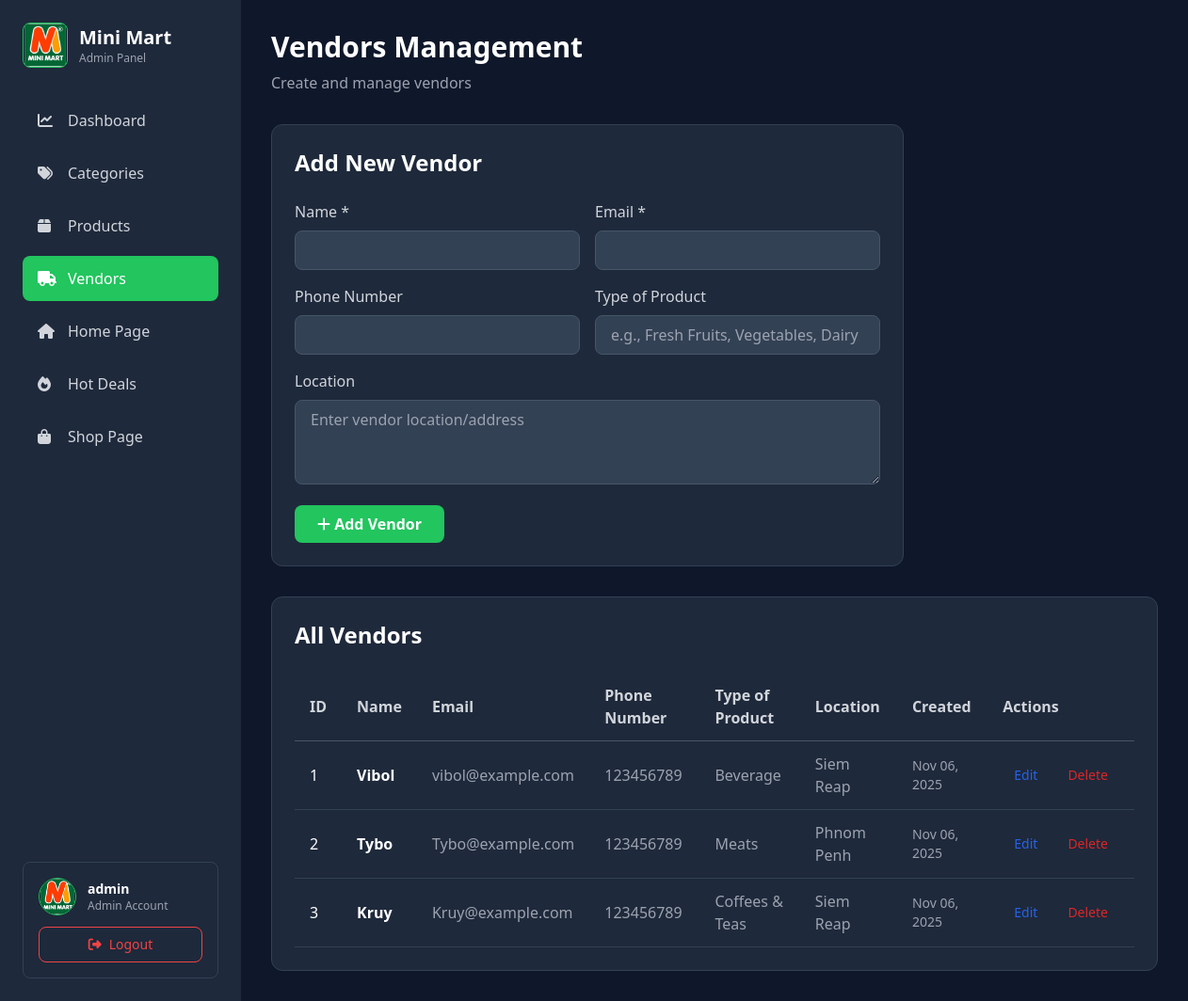
Screenshot of /admin-vendors.php (signed in) with the database file from the repository.
### tables this page shows
CREATE TABLE `vendors` (
  `id` int(11) NOT NULL,
  `name` varchar(255) NOT NULL,
  `email` varchar(255) NOT NULL,
  `phone_number` varchar(50) DEFAULT NULL,
  `type_of_product` varchar(255) DEFAULT NULL,
  `location` varchar(500) DEFAULT NULL,
  `created_at` timestamp NOT NULL DEFAULT current_timestamp(),
  `updated_at` timestamp NOT NULL DEFAULT current_timestamp() ON UPDATE current_timestamp()
);

### admin-vendors.php (the view, shortened to what this page needs)
<?php
include('config.php');
$createTable = "CREATE TABLE IF NOT EXISTS vendors (
    id INT AUTO_INCREMENT PRIMARY KEY,
    name VARCHAR(255) NOT NULL,
    email VARCHAR(255) NOT NULL,
    phone_number VARCHAR(50),
    type_of_product VARCHAR(255),
    location VARCHAR(500),
    created_at TIMESTAMP DEFAULT CURRENT_TIMESTAMP,
    updated_at TIMESTAMP DEFAULT CURRENT_TIMESTAMP ON UPDATE CURRENT_TIMESTAMP
)";
mysqli_query($conn, $createTable);
$edit_vendor = null;
$vendors = mysqli_query($conn, "SELECT * FROM vendors ORDER BY id ASC");
?>
<!DOCTYPE html>
<html lang="en">
<head>
    <script src="https://cdn.tailwindcss.com"></script>
    <link rel="stylesheet" href="https://cdnjs.cloudflare.com/ajax/libs/font-awesome/6.4.0/css/all.min.css">
</head>
<body class="min-h-screen text-white">
    <div class="flex">
        <aside class="sidebar w-64 min-h-screen fixed left-0 top-0 p-6">
            <div class="mb-8">
                <div class="flex items-center gap-3 mb-6">
                    <div class="w-12 h-12 rounded-lg overflow-hidden border border-green-500 bg-slate-900/60 flex items-center justify-center">
                        <img src="image/logo.webp" alt="Mini Mart Logo" class="w-full h-full object-contain">
                    </div>
                    <div>
                        <h1 class="text-xl font-bold text-white">Mini Mart</h1>
                        <p class="text-gray-400 text-xs">Admin Panel</p>
                    </div>
                </div>
            </div>
            <nav class="space-y-2">
                <a href="admin.php" class="flex items-center gap-3 px-4 py-3 rounded-lg text-gray-300 hover:text-white transition-colors">
                    <i class="fas fa-chart-line w-5"></i>
                    <span>Dashboard</span>
                </a>
                <a href="admin-categories.php" class="flex items-center gap-3 px-4 py-3 rounded-lg text-gray-300 hover:text-white transition-colors">
                    <i class="fas fa-tags w-5"></i>
                    <span>Categories</span>
                </a>
                <a href="admin-products.php" class="flex items-center gap-3 px-4 py-3 rounded-lg text-gray-300 hover:text-white transition-colors">
                    <i class="fas fa-box w-5"></i>
                    <span>Products</span>
                </a>
                <a href="admin-vendors.php" class="flex items-center gap-3 px-4 py-3 rounded-lg bg-green-500 text-white">
                    <i class="fas fa-truck w-5"></i>
                    <span>Vendors</span>
                </a>
                <a href="admin-home.php" class="flex items-center gap-3 px-4 py-3 rounded-lg text-gray-300 hover:text-white transition-colors">
                    <i class="fas fa-home w-5"></i>
                    <span>Home Page</span>
                </a>
                <a href="admin-hot-deals.php" class="flex items-center gap-3 px-4 py-3 rounded-lg text-gray-300 hover:text-white transition-colors">
                    <i class="fas fa-fire w-5"></i>
                    <span>Hot Deals</span>
                </a>
                <a href="admin-shop.php" class="flex items-center gap-3 px-4 py-3 rounded-lg text-gray-300 hover:text-white transition-colors">
                    <i class="fas fa-shopping-bag w-5"></i>
                    <span>Shop Page</span>
                </a>
            </nav>
            <div class="absolute bottom-6 left-6 right-6">
                <div class="card rounded-lg p-4">
                    <div class="flex items-center gap-3 mb-3">
                        <div class="w-10 h-10 rounded-full overflow-hidden border border-green-500 bg-slate-900 flex items-center justify-center">
                            <img src="image/logo.webp" alt="Admin Avatar" class="w-full h-full object-contain">
                        </div>
                        <div class="flex-1">
                            <p class="text-white font-semibold text-sm"><?php echo htmlspecialchars($_SESSION['admin']); ?></p>
                            <p class="text-gray-400 text-xs">Admin Account</p>
                        </div>
                    </div>
                    <a href="admin.php?logout=1" class="w-full border border-red-500 text-red-500 hover:text-red-600 hover:bg-red-500/10 py-2 rounded-lg transition-colors font-medium flex items-center justify-center gap-2 text-sm">
                        <i class="fas fa-sign-out-alt"></i>
                        <span>Logout</span>
                    </a>
                </div>
            </div>
        </aside>
        <main class="flex-1 ml-64 p-8">
            <div class="mb-8">
                <h1 class="text-3xl font-bold text-white mb-2">Vendors Management</h1>
                <p class="text-gray-400">Create and manage vendors</p>
            </div>
            <div class="card rounded-xl p-6 mb-8 max-w-2xl">
                <h2 class="text-2xl font-bold text-white mb-6">
                    <?php echo $edit_vendor ? 'Edit Vendor' : 'Add New Vendor'; ?>
                </h2>
                <form method="POST" class="space-y-4">
                    <div class="grid grid-cols-1 md:grid-cols-2 gap-4">
                        <div>
                            <label class="block text-gray-300 mb-2">Name *</label>
                            <input type="text" name="name" required
                                   value="<?php echo $edit_vendor ? htmlspecialchars($edit_vendor['name']) : ''; ?>"
                                   class="w-full bg-slate-700 border border-slate-600 rounded-lg px-4 py-2 text-white focus:outline-none focus:border-green-500">
                        </div>
                        <div>
                            <label class="block text-gray-300 mb-2">Email *</label>
                            <input type="email" name="email" required
                                   value="<?php echo $edit_vendor ? htmlspecialchars($edit_vendor['email']) : ''; ?>"
                                   class="w-full bg-slate-700 border border-slate-600 rounded-lg px-4 py-2 text-white focus:outline-none focus:border-green-500">
                        </div>
                    </div>
                    <div class="grid grid-cols-1 md:grid-cols-2 gap-4">
                        <div>
                            <label class="block text-gray-300 mb-2">Phone Number</label>
                            <input type="tel" name="phone_number"
                                   value="<?php echo $edit_vendor ? htmlspecialchars($edit_vendor['phone_number']) : ''; ?>"
                                   class="w-full bg-slate-700 border border-slate-600 rounded-lg px-4 py-2 text-white focus:outline-none focus:border-green-500">
                        </div>
                        <div>
                            <label class="block text-gray-300 mb-2">Type of Product</label>
                            <input type="text" name="type_of_product"
                                   value="<?php echo $edit_vendor ? htmlspecialchars($edit_vendor['type_of_product']) : ''; ?>"
                                   placeholder="e.g., Fresh Fruits, Vegetables, Dairy"
                                   class="w-full bg-slate-700 border border-slate-600 rounded-lg px-4 py-2 text-white focus:outline-none focus:border-green-500">
                        </div>
                    </div>
                    <div>
                        <label class="block text-gray-300 mb-2">Location</label>
                        <textarea name="location" rows="3"
                                  placeholder="Enter vendor location/address"
                                  class="w-full bg-slate-700 border border-slate-600 rounded-lg px-4 py-2 text-white focus:outline-none focus:border-green-500"><?php echo $edit_vendor ? htmlspecialchars($edit_vendor['location']) : ''; ?></textarea>
                    </div>
                    <div class="flex gap-4">
                        <?php if ($edit_vendor): ?>
                            <button type="submit" name="update_vendor" class="bg-green-500 hover:bg-green-600 text-white px-6 py-2 rounded-lg transition-colors font-semibold">
                                <i class="fas fa-save"></i> Update Vendor
                            </button>
                            <a href="admin-vendors.php" class="bg-gray-600 hover:bg-gray-700 text-white px-6 py-2 rounded-lg transition-colors font-semibold flex items-center">
                                Cancel
                            </a>
                        <?php else: ?>
                            <button type="submit" name="add_vendor" class="bg-green-500 hover:bg-green-600 text-white px-6 py-2 rounded-lg transition-colors font-semibold">
                                <i class="fas fa-plus"></i> Add Vendor
                            </button>
                        <?php endif; ?>
                    </div>
                </form>
            </div>
            <div class="card rounded-xl p-6">
                <h2 class="text-2xl font-bold text-white mb-6">All Vendors</h2>
                <div class="overflow-x-auto">
                    <table class="w-full">
                        <thead>
                            <tr class="border-b border-slate-600">
                                <th class="text-left py-3 px-4 text-gray-300">ID</th>
                                <th class="text-left py-3 px-4 text-gray-300">Name</th>
                                <th class="text-left py-3 px-4 text-gray-300">Email</th>
                                <th class="text-left py-3 px-4 text-gray-300">Phone Number</th>
                                <th class="text-left py-3 px-4 text-gray-300">Type of Product</th>
                                <th class="text-left py-3 px-4 text-gray-300">Location</th>
                                <th class="text-left py-3 px-4 text-gray-300">Created</th>
                                <th class="text-left py-3 px-4 text-gray-300">Actions</th>
                            </tr>
                        </thead>
                        <tbody>
                            <?php if (mysqli_num_rows($vendors) > 0): ?>
                                <?php
                                mysqli_data_seek($vendors, 0);
                                while ($vendor = mysqli_fetch_assoc($vendors)):
                                ?>
                                <tr class="border-b border-slate-700 hover:bg-slate-700">
                                    <td class="py-3 px-4"><?php echo $vendor['id']; ?></td>
                                    <td class="py-3 px-4 font-semibold"><?php echo htmlspecialchars($vendor['name']); ?></td>
                                    <td class="py-3 px-4 text-gray-400"><?php echo htmlspecialchars($vendor['email']); ?></td>
                                    <td class="py-3 px-4 text-gray-400"><?php echo $vendor['phone_number'] ? htmlspecialchars($vendor['phone_number']) : '-'; ?></td>
                                    <td class="py-3 px-4 text-gray-400"><?php echo $vendor['type_of_product'] ? htmlspecialchars($vendor['type_of_product']) : '-'; ?></td>
                                    <td class="py-3 px-4 text-gray-400"><?php echo $vendor['location'] ? htmlspecialchars($vendor['location']) : '-'; ?></td>
                                    <td class="py-3 px-4 text-gray-400 text-sm"><?php echo date('M d, Y', strtotime($vendor['created_at'])); ?></td>
                                    <td class="py-3 px-4">
                                        <div class="flex gap-2">
                                            <a href="?edit=<?php echo $vendor['id']; ?>" class="bg-transparent hover:bg-blue-500/20 text-blue-600 px-3 py-1 rounded text-sm transition-colors font-medium">
                                                Edit
                                            </a>
                                            <button type="button"
                                               onclick="showDeleteModal(<?php echo $vendor['id']; ?>, '<?php echo addslashes($vendor['name']); ?>')"
                                               class="bg-transparent hover:bg-red-500/20 text-red-600 px-3 py-1 rounded text-sm transition-colors font-medium">
                                                Delete
                                            </button>
                                        </div>
                                    </td>
                                </tr>
                                <?php endwhile; ?>
                            <?php else: ?>
                                <tr>
                                    <td colspan="8" class="py-8 text-center text-gray-400">No vendors found. Add your first vendor above.</td>
                                </tr>
                            <?php endif; ?>
                        </tbody>
                    </table>
                </div>
            </div>
        </main>
    </div>
</body>
</html>

### admin-vendors.php (style rules this page uses)
body { background-color: #0F172A; }
.sidebar { background-color: #1E293B; }
.card { background-color: #1E293B; border: 1px solid #334155; }

### rows the page displays
vendors: id "1", name "Vibol", email "vibol@example.com", phone_number "123456789", type_of_product "Beverage", location "Siem Reap", created_at "Nov 06, 2025"
vendors: id "2", name "Tybo", email "Tybo@example.com", phone_number "123456789", type_of_product "Meats", location "Phnom Penh", created_at "Nov 06, 2025"
vendors: id "3", name "Kruy", email "Kruy@example.com", phone_number "123456789", type_of_product "Coffees & Teas", location "Siem Reap", created_at "Nov 06, 2025"

### other values shown
$_SESSION['admin'] "admin"
